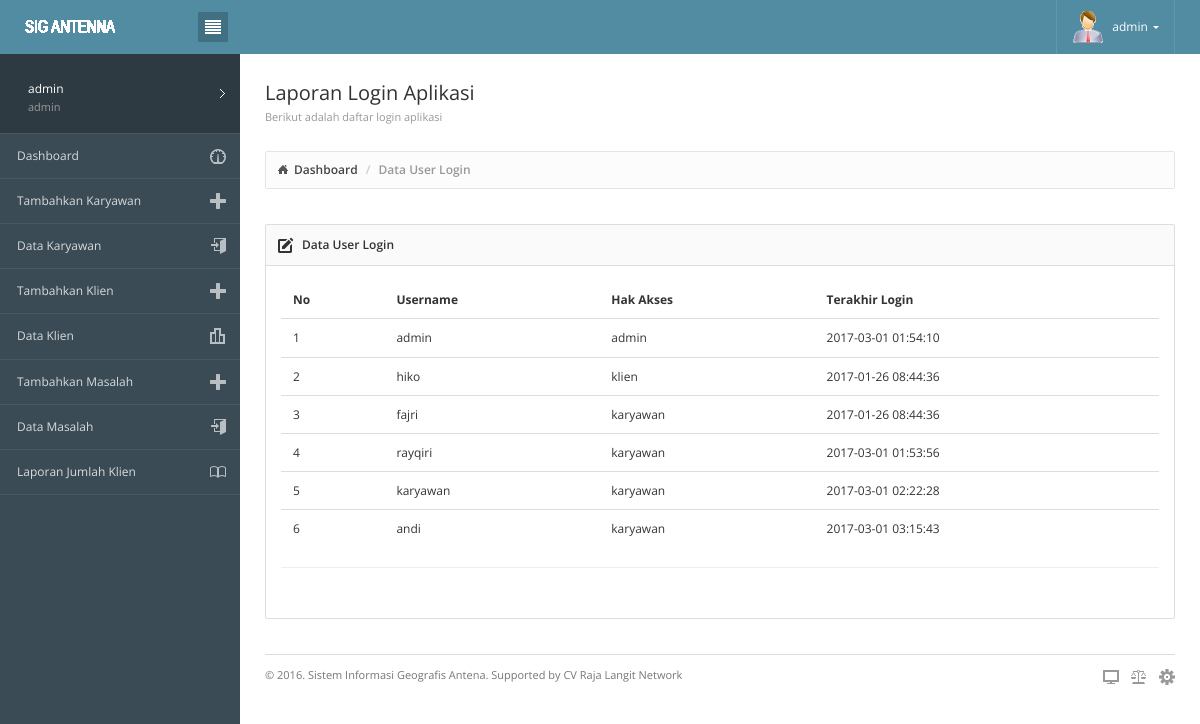
Page /master.php?module=data_login (signed in) on the committed database.
### tables this page shows
CREATE TABLE `user` (
  `id_user` int(11) NOT NULL,
  `username` varchar(20) NOT NULL,
  `password` varchar(50) NOT NULL,
  `hak_akses` varchar(20) NOT NULL,
  `login_at` timestamp NOT NULL DEFAULT CURRENT_TIMESTAMP ON UPDATE CURRENT_TIMESTAMP
);

### modul/admin/data_login.php (the view, shortened to what this page needs)
<div class="page-content">
			<div class="page-header">
				<div class="page-title">
					<h3>Laporan Login Aplikasi<small> Berikut adalah daftar login aplikasi</small></h3>
				</div>
			</div>
			<div class="breadcrumb-line">
				<ul class="breadcrumb">
					<li><a href="master.php">Dashboard</a></li>
					<li class="active">Data User Login</li>
				</ul>
			</div>
<div class="row">
        		<div class="col-md-12">
		            <div class="panel panel-default">
		                <div class="panel-heading">
	                    	<h6 class="panel-title"><i class="icon-pencil3"></i> Data User Login</h6>
                    	</div>
                    	<div class="panel-body">
<?php
$q=mysql_query("select * from user");
?>
<div class="table-responsive">
<table class="table">
				                    <thead>
				                        <tr>
				                            <th>No</th>
				                            <th>Username</th>
				                            <th>Hak Akses</th>
				                            <th>Terakhir Login</th>
				                        </tr>
				                    </thead>
				                    <tbody>
                                    <?php
									$no=0;
									while($r=mysql_fetch_array($q)){ $no++;
										?>
				                        <tr>
				                            <td><?php echo $no;?></td>
				                            <td><?php echo $r["username"];?></td>
				                            <td><?php echo $r["hak_akses"];?></td>
											 <td><?php echo $r["login_at"];?></td>
				                        </tr>
                                    <?php } ?>
				                    </tbody>
				                </table>
                                <hr>
</div>
                        </div>
                    </div>
        		</div>
</div>

### css/londinium-theme.css (style rules this page uses)
.panel-toolbar:after, .page-header:after, .header-bar-stats .page-stats li:after, .panel-heading:after { content: ""; display: table; clear: both; }
html { height: 100%; }
body { font-family: 'Open Sans', sans-serif; font-size: 12px; position: relative; min-height: 100%; }
a { cursor: pointer; }
h1, h2, h3, h4, h5, h6, .h1, .h2, .h3, .h4, .h5, .h6 { font-weight: 600; line-height: 1.42857143; margin-top: 0; }
h3, .h3 { font-size: 20px; }
h6, .h6 { font-size: 14px; }
h6 > i, .h6 > i { margin: 1px 8px 0 0; float: left; }
ul, ol { padding-left: 16px; }
.page-header { padding: 0; margin: 0; position: relative; border: 0; }
.page-header small { display: block; font-size: 11px; color: #999; margin: 8px 0 0 0; }
.page-title { float: left; }
.page-title h3 { padding: 29px 0; margin: 0; font-weight: 400; line-height: 20px; }
.breadcrumb { padding: 9px 12px 10px 12px; float: left; margin: 0; background: none; border-radius: 0; }
.breadcrumb > li { font-weight: 600; }
.breadcrumb > li:first-child > a { background: url(../images/interface/breadcrumb_home.png) no-repeat 0; padding-left: 16px; }
.breadcrumb > li > a { color: #444; }
.panel { border-radius: 2px; margin-bottom: 35px; box-shadow: none; }
.panel-heading { border-top-left-radius: 2px; border-top-right-radius: 2px; padding: 0; position: relative; }
.panel-title { float: left; display: block; font-size: 12px; padding: 11px 12px 12px 12px; }
.panel-title > i { float: left; margin: 0 8px 0 0; }
.panel-default > .panel-heading { background-color: #fafafa; }
.table { margin-bottom: 0; }
.table > thead > tr > th { border-bottom-width: 1px; outline: 0; }
.table > thead > tr > th, .table > tbody > tr > th, .table > tfoot > tr > th, .table > thead > tr > td, .table > tbody > tr > td, .table > tfoot > tr > td { vertical-align: middle; padding: 10px 12px; }
.panel .table:first-child, .panel .table-responsive:first-child > .table:first-child { border-top-left-radius: 0; border-top-right-radius: 0; }
.panel .table:first-child > thead:first-child > tr:first-child td:first-child, .panel .table-responsive:first-child > .table:first-child > thead:first-child > tr:first-child td:first-child, .panel .table:first-child > tbody:first-child > tr:first-child td:first-child, .panel .table-responsive:first-child > .table:first-child > tbody:first-child > tr:first-child td:first-child, .panel .table:first-child > thead:first-child > tr:first-child th:first-child, .panel .table-responsive:first-child > .table:first-child > thead:first-child > tr:first-child th:first-child, .panel .table:first-child > tbody:first-child > tr:first-child th:first-child, .panel .table-responsive:first-child > .table:first-child > tbody:first-child > tr:first-child th:first-child { border-top-left-radius: 0; }
.panel .table:first-child > thead:first-child > tr:first-child td:last-child, .panel .table-responsive:first-child > .table:first-child > thead:first-child > tr:first-child td:last-child, .panel .table:first-child > tbody:first-child > tr:first-child td:last-child, .panel .table-responsive:first-child > .table:first-child > tbody:first-child > tr:first-child td:last-child, .panel .table:first-child > thead:first-child > tr:first-child th:last-child, .panel .table-responsive:first-child > .table:first-child > thead:first-child > tr:first-child th:last-child, .panel .table:first-child > tbody:first-child > tr:first-child th:last-child, .panel .table-responsive:first-child > .table:first-child > tbody:first-child > tr:first-child th:last-child { border-top-right-radius: 0; }

### rows in the picture
user: username "admin", hak_akses "admin", login_at "2017-03-01 01:54:10"
user: username "hiko", hak_akses "klien", login_at "2017-01-26 08:44:36"
user: username "fajri", hak_akses "karyawan", login_at "2017-01-26 08:44:36"
user: username "rayqiri", hak_akses "karyawan", login_at "2017-03-01 01:53:56"
user: username "karyawan", hak_akses "karyawan", login_at "2017-03-01 02:22:28"
user: username "andi", hak_akses "karyawan", login_at "2017-03-01 03:15:43"

### other values in the picture
$_SESSION['user'] "admin"
$_SESSION["user"] "admin"
$_SESSION["hak_akses"] "admin"
